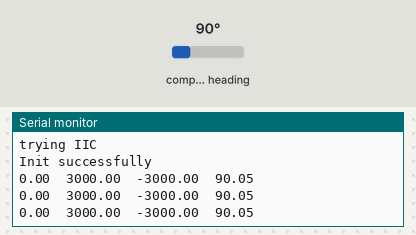
A sketch run on a simulated Arduino Uno, built with avr-gcc and run on an emulated ATmega328P. Parts: the last lines printed to the serial monitor. Wiring (inferred from the names in the program): QMC5883L compass at I2C address 0x0D. Inputs (shaded band) come from the test bench; at power-on: compass heading 90°.

Above: at 1.3 s.
1.4 s: compass heading set to 7°
At 2.0 s:
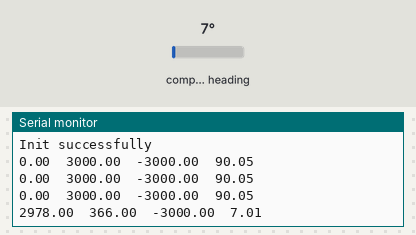
2.9 s: compass heading set to 180°
At 3.5 s:
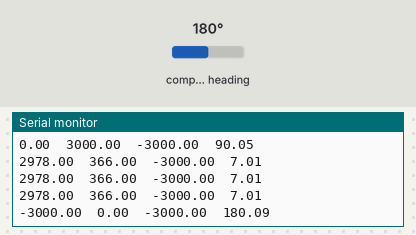
Timing chart, 0 to 5.9 s (numbered marks = the images above; inputs shaded):
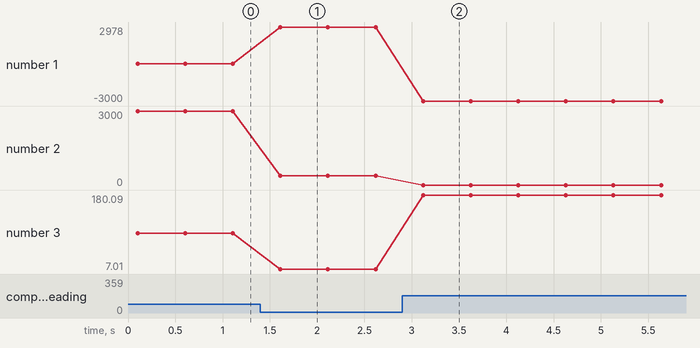

The sketch:

Compass.ino
```cpp
#include "msCompass.h"

void InitSensor() {
    boolean succeed = false;

    Wire.setClock(100000);
    do {
        delay(100);

        Serial.println("trying IIC");
        succeed = Compass.Init();

        if (!succeed)
            Serial.println("Cannot communicate!");
    } while (!succeed);

    Serial.println("Init successfully");
}

void setup() {
    Serial.begin(115200);
    Wire.begin();
    InitSensor();
}

uint32_t lastTick = 0;
void loop() {
    SensorValue rawVal;

    if (Compass.ReadRaw(rawVal)) {
        Serial.print(rawVal.X);
        Serial.print('\t');
        Serial.print(rawVal.Y);
        Serial.print('\t');
        Serial.print(rawVal.Z);
        float headingDegrees = atan2(rawVal.Y, rawVal.X) * 180 / 3.14;
        Serial.print('\t');
        Serial.println(headingDegrees);
    }
    else {
        Serial.println('.');
    }

    delay(500);
}
```

msCompass.cpp
```cpp
//
//
//
#include "msCompass.h"

bool MsCompassClass::write(uint8_t _address, byte _value)
{
#if IC_TYPE == IC_QMC5883L
	Wire.beginTransmission(QMC5883L_ADDRESS);
#else
	Wire.beginTransmission(HMC5883L_ADDRESS);
#endif
	Wire.write(_address);
	Wire.write(_value);
	return 	Wire.endTransmission() == 0;
}

bool MsCompassClass::read(byte * _buff, uint8_t _address, uint8_t _length)
{
#if IC_TYPE == IC_QMC5883L
	Wire.beginTransmission(QMC5883L_ADDRESS);
#else
	Wire.beginTransmission(HMC5883L_ADDRESS);
#endif

	Wire.write(_address);
	if (Wire.endTransmission() != 0)
		return false;

#if IC_TYPE == IC_QMC5883L
	Wire.requestFrom(QMC5883L_ADDRESS, _length);
#else
	Wire.requestFrom(HMC5883L_ADDRESS, _length);
#endif

	if (Wire.available() == _length)
		for (byte i = 0; i < _length; i++)
			_buff[i] = Wire.read();
	else
		return false;
	return true;
}

bool MsCompassClass::Init()
{
#if IC_TYPE == IC_QMC5883L
	bool succeed = write(QMC5883L_REG_SET_RESET, 0x01);
	if (!succeed)
		return false;
	succeed = write(QMC5883L_REG_CONTROL_1, MODE_CONTINUOUS | OUTPUT_DATA_RATE_200_HZ | RANGE_8G | OVER_SAMPLE_RATIO_512);
	return succeed;
#else
	bool succeed = write(HMC5883L_REG_CONFIG_A, MEASUREMENT_AVERAGE_8 | OUTPUT_DATA_RATE_75_HZ | MEASUREMENT_NORMAL);
	if (!succeed)
		return false;
	succeed = write(HMC5883L_REG_CONFIG_B, RANGE_0p88_GAUSS);
	if (!succeed)
		return false;
	succeed = write(HMC5883L_REG_MODE, MODE_CONTINUOUS);
	return succeed;
#endif
}

bool MsCompassClass::ReadRaw(SensorValue & _raw)
{
	byte data[6];

#if IC_TYPE == IC_QMC5883L
	if (!read(data, QMC5883L_REG_OUTPUT_DATA, 6))
		return false;

	_raw.X = double((data[1] << 8) | data[0]);
	_raw.Y = double((data[3] << 8) | data[2]);
	_raw.Z = double((data[5] << 8) | data[4]);
#else
	if (!read(data, HMC5883L_REG_OUTPUT_DATA, 6))
		return false;

	_raw.X = double((data[0] << 8) | data[1]);
	_raw.Y = double((data[4] << 8) | data[5]);
	_raw.Z = double((data[2] << 8) | data[3]);
#endif
	return true;
}

bool MsCompassClass::ReadScaled(SensorValue & _scaled)
{
	SensorValue raw;
	if (ReadRaw(raw))
		return false;

	raw = (raw - offset) * scale;

	return true;
}

void MsCompassClass::SetScale(SensorValue _scale)
{
	scale = _scale;
}

SensorValue MsCompassClass::GetScale()
{
	return scale;
}

void MsCompassClass::SetOffset(SensorValue _offset)
{
	offset = _offset;
}

SensorValue MsCompassClass::GetOffset()
{
	return offset;
}

MsCompassClass Compass;
```

msCompass.h
```cpp
// msCompass.h

#ifndef _MSCOMPASS_h
#define _MSCOMPASS_h

#if defined(ARDUINO) && ARDUINO >= 100
#include "arduino.h"
#else
#include "WProgram.h"
#endif

#include <Wire.h>
#define IC_QMC5883L 0
#define IC_HMC5883L 1

#define IC_TYPE	IC_QMC5883L

#if (IC_TYPE == IC_QMC5883L)

#define QMC5883L_ADDRESS			uint8_t(0x0D)
#define QMC5883L_REG_OUTPUT_DATA	uint8_t(0x00)	// 16bits for each axis
#define QMC5883L_REG_STATUS			uint8_t(0x06)	//
#define QMC5883L_REG_TEMPERATURE	uint8_t(0x07)	// 16bits
#define QMC5883L_REG_CONTROL_1		uint8_t(0x09)	//
#define QMC5883L_REG_CONTROL_2		uint8_t(0x0A)	//
#define QMC5883L_REG_SET_RESET		uint8_t(0x0B)	//
#define QMC5883L_REG_CHIP_ID		uint8_t(0x0D)	//

#define MODE_STANBY			0x00		//Mode Control, Set Continuous Measuring Mode
#define MODE_CONTINUOUS		0x01		//Mode Control, Set Continuous Measuring Mode

#define OUTPUT_DATA_RATE_10_HZ		0x00<<2
#define OUTPUT_DATA_RATE_50_HZ		0x01<<2
#define OUTPUT_DATA_RATE_100_HZ		0x02<<2
#define OUTPUT_DATA_RATE_200_HZ		0x03<<2

#define RANGE_2G					0x00<<4		//Set Scale as 2G
#define RANGE_8G					0x01<<4		//Set Scale as 8G

#define OVER_SAMPLE_RATIO_512		0x00<<6		//Over Sample Ratio
#define OVER_SAMPLE_RATIO_256		0x01<<6
#define OVER_SAMPLE_RATIO_128		0x02<<6
#define OVER_SAMPLE_RATIO_64		0x03<<6

#else

#define HMC5883L_ADDRESS			uint8_t(0x1E)
#define HMC5883L_REG_OUTPUT_DATA	uint8_t(0x03)
#define HMC5883L_REG_STATUS			uint8_t(0x09)
#define HMC5883L_REG_CONFIG_A		uint8_t(0x00)
#define HMC5883L_REG_CONFIG_B		uint8_t(0x01)
#define HMC5883L_REG_MODE			uint8_t(0x02)

#define HMC5883L_REG_ID_A			uint8_t(0x0A)
#define HMC5883L_REG_ID_B			uint8_t(0x0B)
#define HMC5883L_REG_ID_C			uint8_t(0x0C)

//(Control Reg A) Select number of samples averaged (1 to 8) per measurement output
#define MEASUREMENT_AVERAGE_1		0x00<<5
#define MEASUREMENT_AVERAGE_2		0x01<<5
#define MEASUREMENT_AVERAGE_4		0x02<<5
#define MEASUREMENT_AVERAGE_8		0x03<<5

//(Control Reg A) Data Output Rate Bits.
//These bits set the rate at which data is written to all three data output registers.
#define OUTPUT_DATA_RATE_0p75_HZ	0x00<<2
#define OUTPUT_DATA_RATE_1p5_HZ		0x01<<2
#define OUTPUT_DATA_RATE_3_HZ		0x02<<2
#define OUTPUT_DATA_RATE_7p5_HZ		0x03<<2
#define OUTPUT_DATA_RATE_15_HZ		0x04<<2
#define OUTPUT_DATA_RATE_30_HZ		0x05<<2
#define OUTPUT_DATA_RATE_75_HZ		0x06<<2

//(Control Reg A) Measurement Mode
#define MEASUREMENT_NORMAL					0x00<<5
#define MEASUREMENT_POSITIVE_BIAS			0x01<<5
#define MEASUREMENT_NEGATIVE_BIAS			0x02<<5

//(Control Reg B) Gain Configuration
#define RANGE_0p88_GAUSS			0x00<<5	//Gain = 1370 LSb/Gauss
#define RANGE_1p3_GAUSS				0x01<<5	//Gain = 1090 LSb/Gauss
#define RANGE_1p9_GAUSS				0x02<<5	//Gain = 820 LSb/Gauss
#define RANGE_2p5_GAUSS				0x03<<5	//Gain = 660 LSb/Gauss
#define RANGE_4_GAUSS				0x04<<5	//Gain = 440 LSb/Gauss
#define RANGE_4p7_GAUSS				0x05<<5	//Gain = 390 LSb/Gauss
#define RANGE_5p6_GAUSS				0x06<<5	//Gain = 330 LSb/Gauss
#define RANGE_8p1_GAUSS				0x07<<5	//Gain = 230 LSb/Gauss

//(Mode Reg) Operating Mode
#define HIGHSPEED_I2C_ENABLE		0x01<<7
#define MODE_CONTINUOUS				0x00
#define MODE_SINGLE					0x01
#define MODE_STANBY					0x10

#endif

struct SensorValue {
	double X;
	double Y;
	double Z;

	SensorValue operator + (const SensorValue & v) {
		SensorValue out;
		out.X = this->X + v.X;
		out.Y = this->Y + v.Y;
		out.Z = this->Z + v.Z;
		return out;
	}
	SensorValue operator - (const SensorValue & v) {
		SensorValue out;
		out.X = this->X - v.X;
		out.Y = this->Y - v.Y;
		out.Z = this->Z - v.Z;
		return out;
	}
	SensorValue operator * (const SensorValue & v) {
		SensorValue out;
		out.X = this->X * v.X;
		out.Y = this->Y * v.Y;
		out.Z = this->Z * v.Z;
		return out;
	}
	SensorValue operator / (const SensorValue & v) {
		SensorValue out;
		out.X = this->X / v.X;
		out.Y = this->Y / v.Y;
		out.Z = this->Z / v.Z;
		return out;
	}
};

class MsCompassClass
{
protected:
	SensorValue scale = { 1.0,1.0,1.0 };
	SensorValue offset = { 0.0,0.0,0.0 };

	bool write(uint8_t _address, byte _value);
	bool read(byte * _buff, uint8_t _address, uint8_t _length);
public:
	bool Init();
	bool ReadRaw(SensorValue & _raw);
	bool ReadScaled(SensorValue & _scaled);
	void SetScale(SensorValue _scale);
	SensorValue GetScale();
	void SetOffset(SensorValue _offset);
	SensorValue GetOffset();
};

extern MsCompassClass Compass;

#endif
```

Measured:
- after the input at 1.4 s, the serial monitor: prints a new line after 0.21 s (image 1)
- after the input at 2.9 s, the serial monitor: prints a new line after 0.22 s (image 2)
- plotted number 1: 0 → 2978 after the input at 1.4 s
- plotted number 2: 3000 → 366 after the input at 1.4 s
- plotted number 3: 90.05 → 7.01 after the input at 1.4 s, 7.01 → 180.09 after the input at 2.9 s
